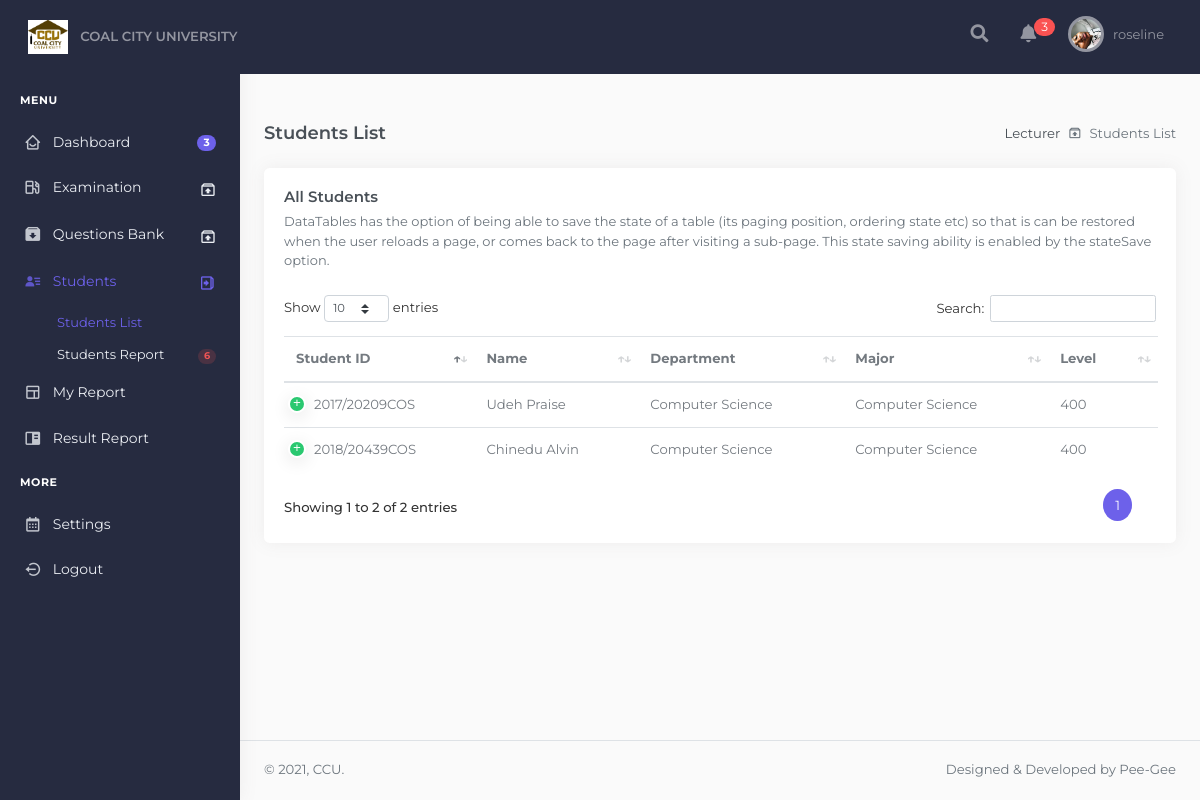
Screenshot of /lecturer/student-list/ (signed in) with the database file from the repository.
### exam/models.py (models this page shows, shortened)
class Teacher(models.Model):
    id = models.AutoField(primary_key=True)
    name = models.CharField('Name', max_length=20)
    username = models.CharField(
        ('username'), max_length=150, unique=True, error_messages={'unique': ("A user with that username already exists."),
        },
    )
    sex = models.CharField('Gender', max_length=10, choices=SEX, default='Male')
    dept = models.CharField('Department', max_length=100, choices=DEPT, default=None)
    email = models.EmailField('Email', default=None)
    password1 = models.CharField('Password', max_length=20, default='000000')
    password2 = models.CharField('Password2', max_length=20, default='000000')
    objects = models.Manager()
    EMAIL_FIELD = 'email'
    USERNAME_FIELD = 'username'
    set_password = 'password'
    def __str__(self):
        return self.name
    class Meta:
        db_table = 'teacher'
        verbose_name = 'Teacher'
        verbose_name_plural = verbose_name

class Student(models.Model):
    id = models.CharField('Reg No.', max_length=20, primary_key=True)
    name = models.CharField('Name', max_length=50)
    sex = models.CharField('Gender', max_length=10, choices=SEX, default='Male')
    dept = models.CharField('Department', max_length=100, choices=DEPT, default=None)
    major = models.CharField('Major', max_length=100, default=None)
    level = models.CharField('Level', max_length=10, default=None, null=True)
    email = models.EmailField('Email', default=None)
    password1 = models.CharField('Password', max_length=10, default='111111')
    password2 = models.CharField('Password2', max_length=10, default='111111')
    objects = models.Manager()
    EMAIL_FIELD = 'email'
    USERNAME_FIELD = 'name'
    set_password = 'password'
    def __str__(self):
        return self.id
    class Meta:
        db_table = 'student'
        verbose_name = 'student'
        verbose_name_plural = verbose_name

### lecturers/models.py (models this page shows, shortened)
class Profile(models.Model):
    user = models.OneToOneField(Teacher, on_delete=models.CASCADE)
    image = models.ImageField(default='default.png', upload_to='profile_pics')
    coverimage = models.ImageField(default='default.png', upload_to='cover_pics')

### lecturers/views.py (the view)
# urls.py: path('student-list/', views.studentList, name='student_list'),
def studentList(request):
    username = request.session['username']
    teacher = Teacher.objects.get(username=username)
    print("teacher.dept", teacher)
    queryset = Student.objects.filter(dept=teacher.dept)
    print("queryset", queryset)
    if request.GET.keys():
        if request.GET.get('src') != '':
            keyword = request.GET.get('src')
            queryset = Student.objects.filter(Q(brand=keyword.capitalize()) | Q(type=keyword.capitalize()))
    context = {
        'teacher': teacher,
        'queryset': queryset
    }
    return render(request, 'lecturers/student_list.html', context)

### lecturers/templates/lecturers/student_list.html (shortened to what this page needs)
{% extends "lecturers/base.html" %}
{% load crispy_forms_tags %}
    {% block content %}
            <div class="main-content">
                <div class="page-content">
                    <div class="container-fluid">
                        <div class="row">
                            <div class="col-12">
                                <div class="page-title-box d-flex align-items-center justify-content-between">
                                    <h4 class="mb-0 font-size-18">Students List</h4>
                                    <div class="page-title-right">
                                        <ol class="breadcrumb m-0">
                                            <li class="breadcrumb-item"><a href="javascript: void(0);">Lecturer</a></li>
                                            <li class="breadcrumb-item active">Students List</li>
                                        </ol>
                                    </div>
                                </div>
                            </div>
                        </div>
                        <div class="row">
                            <div class="col-12">
                                 <div class="card card-animate">
                                    <div class="card-body">
                                        <h4 class="card-title">All Students</h4>
                                        <p class="card-subtitle mb-4">
                                            DataTables has the option of being able to save the state of a table (its paging position, ordering state etc) so
                                            that is can be restored when the user reloads a page, or comes back to the page after visiting a sub-page. This
                                            state saving ability is enabled by the stateSave option.
                                        </p>
                                        <table id="state-saving-datatable" class="table dt-responsive nowrap">
                                            <thead>
                                                <tr>
                                                    <th> Student ID </th>
                                                    <th> Name </th>
                                                    <th> Department</th>
                                                    <th> Major</th>
                                                    <th> Level</th>
                                                </tr>
                                            </thead>
                                            <tbody>
                                                    {% for student in queryset %}
                                                    <tr class="">
                                                         <td>{{ student.id}}</td>
                                                         <td>{{ student.name }}</td>
                                                         <td>{{ student.dept }}</td>
                                                         <td>{{ student.major }}</td>
                                                         <td>{{ student.level }}</td>
                                                     </tr>
                                                   {% endfor %}
                                            </tbody>
                                        </table>
                                    </div>
                                </div>
                            </div>
                        </div>
                    </div>
                </div>
                <footer class="footer">
                    <div class="container-fluid">
                        <div class="row">
                            <div class="col-sm-6">
                                &copy; <script>document.write(new Date().getFullYear());</script>,&nbsp;CCU.
                            </div>
                            <div class="col-sm-6">
                                <div class="text-sm-right d-none d-sm-block">
                                    Designed & Developed by Pee-Gee
                                </div>
                            </div>
                        </div>
                    </div>
                </footer>
            </div>
            {% endblock content %}

### lecturers/templates/lecturers/base.html (shortened to what this page needs)
{% load static %}
<!doctype html>
<html>
    <head>
        <link href="{% static 'exam/plugins/datatables/dataTables.bootstrap4.css' %}" rel="stylesheet" type="text/css" />
        <link href="{% static 'exam/plugins/datatables/responsive.bootstrap4.css' %}" rel="stylesheet" type="text/css" />
        <link href="{% static 'exam/plugins/datatables/buttons.bootstrap4.css' %}" rel="stylesheet" type="text/css" />
        <link href="{% static 'exam/plugins/datatables/select.bootstrap4.css' %}" rel="stylesheet" type="text/css" />
        <link href="{% static 'exam/plugins/fontawesome5/css/all.min.css' %}" rel="stylesheet" type="text/css" />
        <link href="https://unpkg.com/boxicons@2.0.7/css/boxicons.min.css" rel="stylesheet" type="text/css" />
        <link href="{% static 'exam/plugins/sweetalert2/sweetalert2.min.css' %}" rel="stylesheet" type="text/css">
        <link href="{% static 'exam/toastr.min.css' %}" rel="stylesheet" type="text/css" media="all"/>
        <link href="{% static 'exam/plugins/bootstrap.min.css' %}" rel="stylesheet" type="text/css" />
        <link href="{% static 'exam/style.css' %}" rel="stylesheet" type="text/css" />
        <link href="{% static 'exam/theme.min.css' %}" rel="stylesheet" type="text/css" />
    </head>
    <body>
        <nav class="navbar navbar-expand-lg navbar-dark sticky-top">
            <div class="container-fluid">
              <a class="navbar-brand" href="{% url 'lecturer_dashboard' %}">
                  <img src="{% static 'exam/images/logo.png' %}" width="40px"/> <span class="ml-2 text-white-50 h6">COAL CITY UNIVERSITY</span>
              </a>
              <div class="collapse navbar-collapse" id="navbarSupportedContent">
                <ul class="navbar-nav align-items-center justify-content-xl-center ml-auto">
                <li class="nav-item dropdown d-none d-sm-inline-block" data-toggle="tooltip" data-placement="bottom" title="Search">
                    <a class="nav-link navbar-link waves-effect" id="page-header-user-dropdown2" data-toggle="dropdown" aria-haspopup="true" aria-expanded="false"><i class="fa fa-search"></i></a>
                </li>
                <li class="nav-item dropdown d-inline-block" data-toggle="tooltip" data-placement="bottom" title="Notifications" >
                    <a class="nav-link navbar-link waves-effect" id="page-header-user-dropdown3" data-toggle="dropdown" aria-haspopup="true" aria-expanded="false" data-toggle="tooltip" data-placement="bottom">
                        <span class="icon icon-sm mx-3">
                            <i class="fa fa-bell"></i>
                            <span class="icon-badge unread-notifications">3</span>
                          </span>
                    </a>
                </li>
                    <li class="nav-item dropdown">
                        <a class="nav-link navbar-link waves-effect" href="javascript:void(0)" id="page-header-user-dropdown" data-toggle="dropdown" aria-haspopup="true" aria-expanded="false">
                            <img width="30px" class="rounded-circle header-profile-user" src="{{teacher.profile.image.url}}"  />
                            <span class="d-none d-sm-inline-block ml-1 font-size-13">{{teacher.username}}</span>
                        </a>
                    </li>
                </ul>
              </div>
            </div>
        </nav>
        <div id="layout-wrapper">
            <div class="vertical-menu">
              <div data-simplebar class="h-100">
                  <div class="navbar-brand-box">
                      <a href="index.html" class="logo">
                      </a>
                  </div>
                  <div id="sidebar-menu">
                      <ul class="metismenu list-unstyled" id="side-menu">
                          <li class="menu-title">Menu</li>
                          <li>
                              <a href="{% url 'lecturer_dashboard' %}" class="waves-effect"><i class="bx bx-home-smile"></i><span class="badge badge-pill badge-primary float-right">3</span><span>Dashboard</span></a>
                          </li>
                          <li>
                              <a href="javascript: void(0);" class="has-arrow waves-effect"><i class="bx bx-gas-pump"></i><span>Examination</span></a>
                          </li>
                          <li>
                              <a href="javascript: void(0);" class="has-arrow waves-effect"><i class="bx bxs-archive-in"></i><span>Questions Bank</span></a>
                          </li>
                          <li>
                              <a href="javascript: void(0);" class="has-arrow waves-effect"><i class="bx bxs-user-detail"></i><span>Students</span></a>
                              <ul class="sub-menu" aria-expanded="false">
                                <li><a href="{% url 'student_list' %}">Students List</a></li>
                                <li><a href="{% url 'student_report' %}"><span class="badge badge-pill badge-soft-danger float-right">6</span><span>Students Report</span></a></li>
                              </ul>
                          </li>
                          <li><a href="#" class="waves-effect"><i class="bx bx-layout"></i><span>My Report</span></a></li>
                          <li><a href="#" class="waves-effect"><i class="bx bxs-book-content"></i><span>Result Report</span></a></li>
                          <li class="menu-title">More</li>
                          <li><a href="{% url 'lecturer-setting' %}" class=" waves-effect"><i class="bx bx-calendar"></i><span>Settings</span></a></li>
                          <li>
                              <a href="{% url 'lecturer_logout' %}" class="waves-effect"><i class="bx bx-log-out-circle"></i><span>Logout</span></a>
                          </li>
                      </ul>
                  </div>
              </div>
            </div>
            {% block content %}
            {% endblock %}
        </div>
        {% load sweetify%}
    </body>
</html>

### exam/static/exam/style.css (style rules this page uses)
li a { color: red; }
ul { margin-left: 5px; padding-left: 15px; }
body { background: #fafafa; color: #333333; }

### lecturers/templates/lecturers/base.html (style rules this page uses)
.navbar, .vertical-menu { background: #262b40!important; }
#sidebar-menu ul li a { color: #eaedf2; }
.menu-title { color:#fff; }
.navbar-nav li a.navbar-link { font-size: 18px; }
.page-content { padding: calc(25px + 24px) calc(24px / 2) 70px calc(24px / 2); }
#sidebar-menu .has-arrow:after { content: "\e9b2"; font-family: "BoxIcons"; display: block; float: right; -webkit-transition: -webkit-transform 0.2s; transition: -webkit-transform 0.2s; transition: transform 0.2s; transition: transform 0.2s, -webkit-transform 0.2s; padding-top: 2px; font-size: 1rem; }
.breadcrumb-item+.breadcrumb-item::before { font-family: "BoxIcons"; }
.breadcrumb-item+.breadcrumb-item::before { display: inline-block; padding-right: .5rem; color: #6c757d; content: "\e9b2"; }
.icon { text-align: center; display: inline-flex; -moz-align-items: center; -ms-align-items: center; align-items: center; -moz-justify-content: center; -ms-justify-content: center; justify-content: center; -ms-flex-pack: center; }
.icon-badge { display: inline-block; position: absolute; top: -11px; right: 5px; width: auto; font-size: 12px; color:#fff; background-color: #FA5252; padding-right: .6em; padding-left: .6em; border-radius: 10rem; }
.unread-notifications { position: absolute; top: 5px; }

### rows the page displays
Teacher: profile.image (picture), username "roseline"
Student: id "2017/20209COS", name "Udeh Praise", dept "Computer Science", major "Computer Science", level "400"
Student: id "2018/20439COS", name "Chinedu Alvin", dept "Computer Science", major "Computer Science", level "400"
